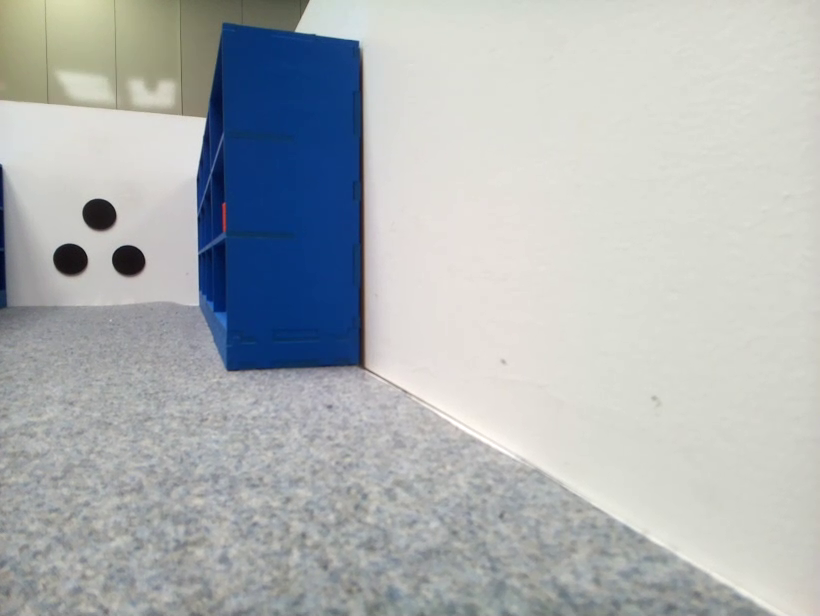
#> input picture frame 35 of Vision/Camera/Videos/1_searching_left_1.mp4, 820 x 616 px
$ python test_preprocessing.py
#> lines starting #> are read from the running program, lines starting #| are printed output that depends on the picture; after the words box and inside, x2 and y2 are one past the last pixel; in counts of white or black regions, pixels touching at a corner belong together
### Vision/Preprocessing/preprocessing.py
import cv2
import numpy as np

"""
A preprocessing module for image processing tasks.
"""

class Preprocessing:

    # [14 lines left out: functions resize, scale, blur, not called in this run]

    @staticmethod
    def to_hsv(image):
        """Convert BGR image to HSV."""
        return cv2.cvtColor(image, cv2.COLOR_BGR2HSV)

    @staticmethod
    def color_threshold(image, lower_hsv, upper_hsv):
        """Apply color thresholding in HSV color space."""
        hsv_image = Preprocessing.to_hsv(image)
        mask = cv2.inRange(hsv_image, lower_hsv, upper_hsv)
        return mask

    # [7 lines left out: function apply_morphological_filters, not called in this run]

    @staticmethod
    def preprocess(image, resize_to=(640, 480), scale=0.5, blur_ksize=(5, 5), sigmaX=2, lower_hsv=(80, 60, 0), upper_hsv=(140, 255, 255), kernel_size=(5, 5)):
        """
        Apply a full preprocessing pipeline:
        1. Resize the image
        2. Apply Gaussian blur
        3. Convert to HSV
        4. Apply color thresholding
        5. Apply morphological filtering
        """
        #resized = Preprocessing.resize(image, resize_to)
        #scaled = Preprocessing.scale(image,fx=scale,fy=scale)
        #blurred = Preprocessing.blur(scaled, blur_ksize, sigmaX)
        thresholded = Preprocessing.color_threshold(image, lower_hsv, upper_hsv)
        #processed = Preprocessing.apply_morphological_filters(thresholded, kernel_size)
        return thresholded, image

### Vision/Preprocessing/test_preprocessing.py
import cv2
import os
from preprocessing import Preprocessing  # Ensure the path is correct for your Preprocessing class

"""
test preprocessing.py library with image and video
"""


def is_video(file_path):
    """Check if the given file is a video based on its extension."""
    video_extensions = ['.mp4', '.avi', '.mov', '.mkv', '.wmv']
    file_ext = os.path.splitext(file_path)[1].lower()
    return file_ext in video_extensions

def load_image(image_path):
    """Load the image from the path and return the frame."""
    frame = cv2.imread(image_path)
    if frame is None:
        print(f"Error: Unable to load image {image_path}")
        return None
    return frame

def preprocess_image(image):
    """Preprocess and display an image."""
    if image is None:
        print("Error: No image to process.")
        return

    # Apply full preprocessing pipeline
    preprocessed_image, scaled_frame = Preprocessing.preprocess(image, resize_to=(640, 480), blur_ksize=(5, 5), sigmaX=2)

    # Display the original and preprocessed images
    cv2.imshow('Original Image', scaled_frame)
    cv2.imshow('Preprocessed Image', preprocessed_image)
    cv2.waitKey(0)
    cv2.destroyAllWindows()

def preprocess_video(video_path):
    """Preprocess each frame of a video and display live preview."""
    cap = cv2.VideoCapture(video_path)

    if not cap.isOpened():
        print(f"Error: Unable to open video {video_path}")
        return

    while cap.isOpened():
        ret, frame = cap.read()
#> frame is the input picture: shape (616, 820, 3); mean B, G, R 180.8, 178.9, 174.4
        if not ret:
            break  # End of video

        # Apply full preprocessing pipeline to each frame
        preprocessed_frame, scaled_frame = Preprocessing.preprocess(frame, resize_to=(640, 480), blur_ksize=(5, 5), sigmaX=2)
#> in to_hsv, `return cv2.cvtColor(image, cv2.COLOR_BGR2HSV)`: returned value: shape (616, 820, 3); mean H, S, V 56.6, 33.8, 186.8
#> in color_threshold, `mask = cv2.inRange(hsv_image, lower_hsv, upper_hsv)`:
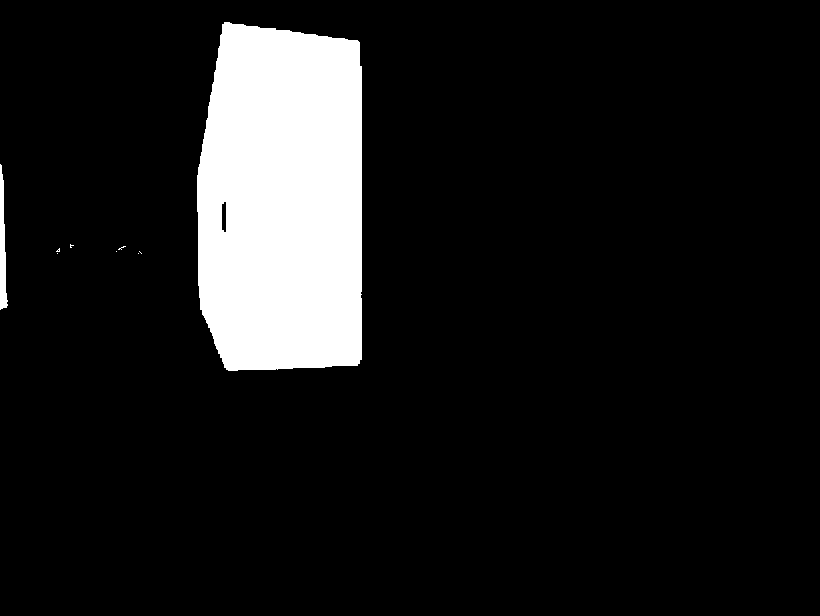
#> mask: shape (616, 820); 10.5% white; 9 white regions (7 under 20 px), largest, box (x1, y1, x2, y2) and area: (197, 22, 362, 371) 52538, (0, 164, 8, 310) 712

        # Display the original and preprocessed frames
        cv2.imshow('Original Frame', scaled_frame)
        cv2.imshow('Preprocessed Frame', preprocessed_frame)

        # Exit on 'q' key press
        if cv2.waitKey(1) & 0xFF == ord('q'):
#> (key q is pressed here)
            break

    cap.release()
    cv2.destroyAllWindows()

def run_preprocessing(file_path):
    """Run preprocessing on either an image or video based on the file type."""
    if os.path.isfile(file_path):
        if is_video(file_path):
            print(f"Processing video: {file_path}")
            preprocess_video(file_path)
        else:
            print(f"Processing image: {file_path}")
            image = load_image(file_path)
            preprocess_image(image)
    else:
        print(f"Error: File {file_path} does not exist.")

def main():
    # Replace with your file path (video or image)
    file_path = '/home/edmond3321/egb320-team9/Vision/Camera/Videos/1_searching_left_1.mp4'
    run_preprocessing(file_path)

if __name__ == '__main__':
    main()

$ run again, starting later in the video
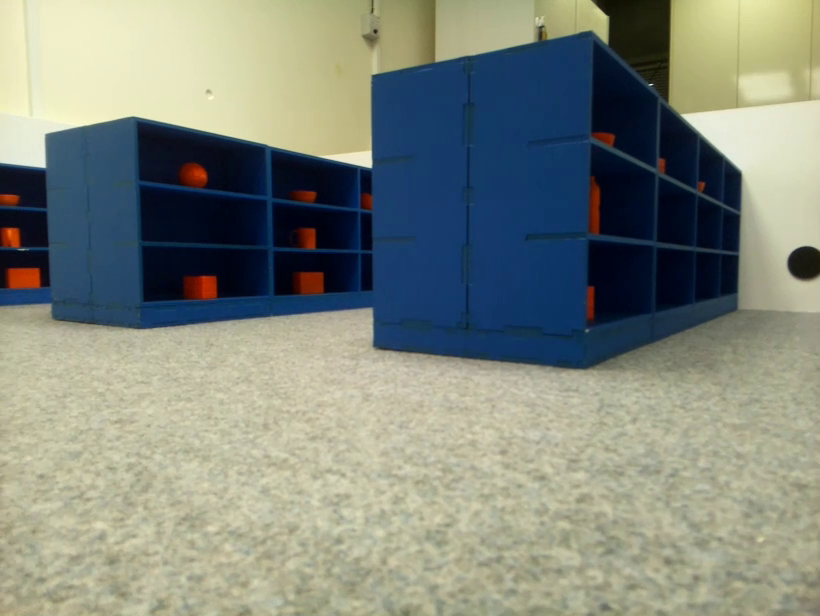
#> input picture frame 161 of Vision/Camera/Videos/1_searching_left_1.mp4, 820 x 616 px
#> in preprocess_video, frame is the input picture: shape (616, 820, 3); mean B, G, R 125.5, 136.1, 129.9
#> in color_threshold, `mask = cv2.inRange(hsv_image, lower_hsv, upper_hsv)`:
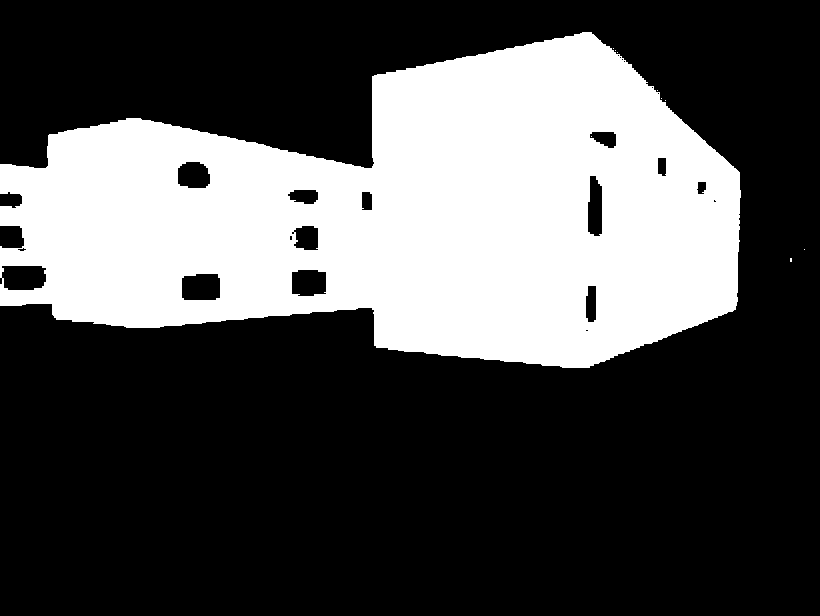
#> mask: shape (616, 820); 31.7% white; 10 white regions (9 under 20 px), largest, box (x1, y1, x2, y2) and area: (0, 32, 741, 368) 160180

$ run again, starting later in the video
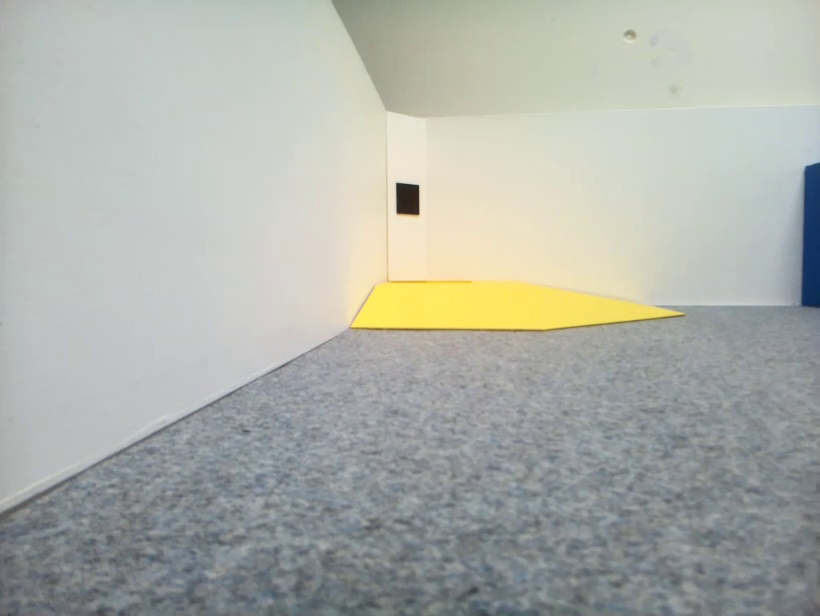
#> input picture frame 287 of Vision/Camera/Videos/1_searching_left_1.mp4, 820 x 616 px
#> in preprocess_video, frame is the input picture: shape (616, 820, 3); mean B, G, R 169.6, 176.6, 173.5
#> in color_threshold, `mask = cv2.inRange(hsv_image, lower_hsv, upper_hsv)`:
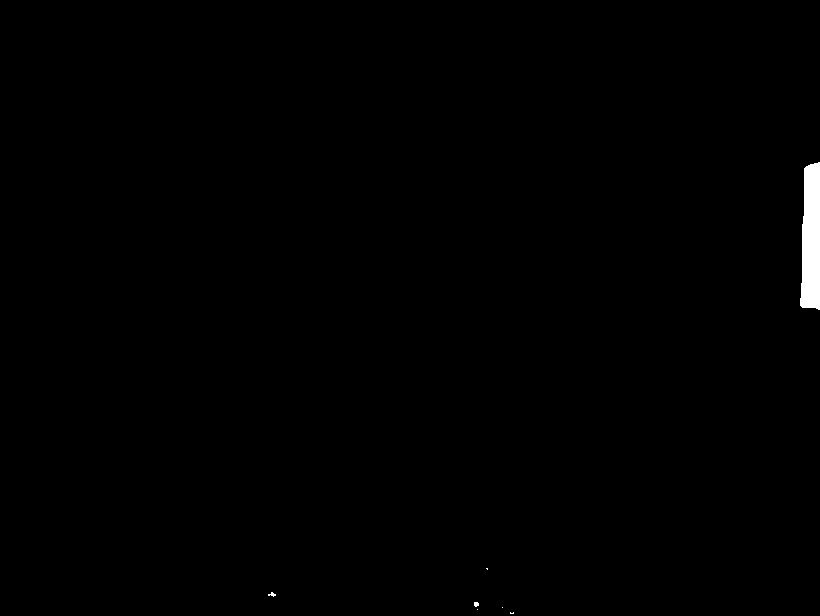
#> mask: shape (616, 820); 0.51% white; 7 white regions (4 under 20 px), largest, box (x1, y1, x2, y2) and area: (800, 162, 820, 310) 2513, (268, 592, 276, 597) 21, (474, 602, 479, 607) 21
